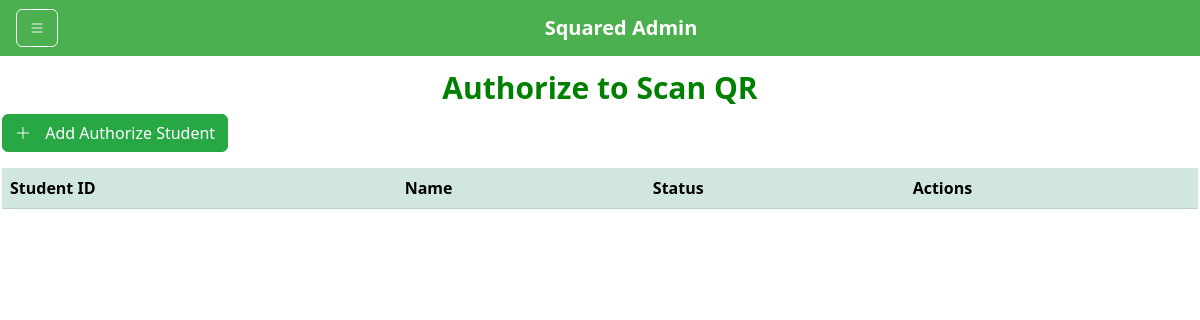
Page /admin/scanner.php on the earlier database version.
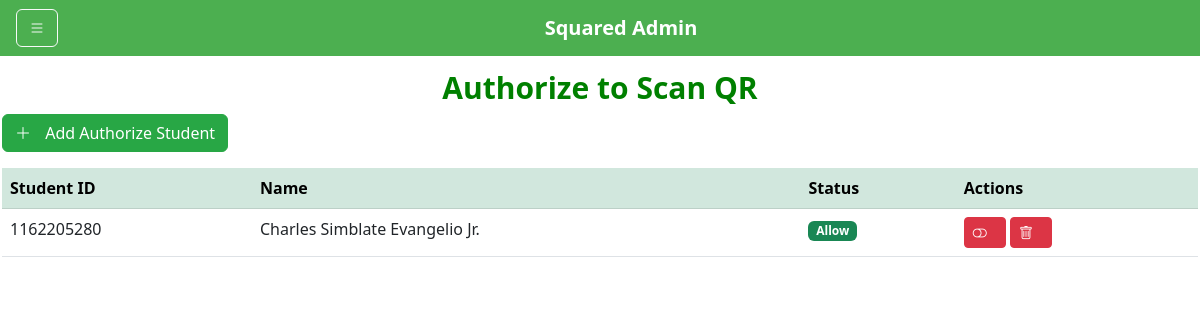
Same page on the later database version.
### tables this page shows
CREATE TABLE `event_scanners` (
  `id` int(11) NOT NULL,
  `student_id` varchar(15) NOT NULL,
  `status` enum('Allow','Deny') NOT NULL DEFAULT 'Allow'
);

CREATE TABLE `students` (
  `student_id` varchar(15) NOT NULL,
  `first_name` varchar(50) NOT NULL,
  `middle_name` varchar(50) DEFAULT NULL,
  `last_name` varchar(50) NOT NULL,
  `suffix` varchar(10) DEFAULT NULL,
  `sex` enum('Male','Female') NOT NULL,
  `avatar` enum('JOY','SEVI','SAMANTHA','ZEKE') NOT NULL,
  `program` varchar(10) NOT NULL,
  `course` varchar(100) NOT NULL,
  `email` varchar(100) NOT NULL,
  `password_hash` varchar(255) NOT NULL,
  `created_at` timestamp NOT NULL DEFAULT current_timestamp(),
  `qr_code` varchar(255) NOT NULL
);

### admin/scanner.php (the view, shortened to what this page needs)
<?php
require 'php/config.php';
$query = "SELECT es.id, es.student_id,
                 s.first_name,
                 s.middle_name,
                 s.last_name,
                 s.suffix,
                 es.status
          FROM event_scanners es
          JOIN students s ON es.student_id = s.student_id
          ORDER BY es.status DESC, s.last_name ASC";
$result = $conn->query($query);
?>
<!DOCTYPE html>
<html lang="en">
<head>
    <link href="https://cdn.jsdelivr.net/npm/bootstrap@5.3.0/dist/css/bootstrap.min.css" rel="stylesheet">
    <link rel="stylesheet" href="https://cdn.jsdelivr.net/npm/bootstrap-icons/font/bootstrap-icons.css">
    <link rel="stylesheet" href="css/navbar.css">
</head>
<body>
    <nav class="navbar navbar-dark px-3">
        <button class="btn btn-outline-light" id="sidebarToggle"><i class=" bi-list"></i></button>
        <span class="navbar-brand">Squared Admin</span>
    </nav>
    <div id="content">
        <h2 class="tt">Authorize to Scan QR</h2>
        <div class="mb-3">
            <button class="btn btn-primary" data-bs-toggle="modal" data-bs-target="#addScanner">
                <i class="bi bi-plus-lg"></i> Add Authorize Student</button>
        </div>
        <table class="table">
        <thead class="table-success table-striped">
                <tr>
                    <th>Student ID</th>
                    <th>Name</th>
                    <th>Status</th>
                    <th>Actions</th>
                </tr>
            </thead>
            <tbody>
                <?php while ($row = $result->fetch_assoc()): ?>
                <tr>
                    <td>
                        <?php echo htmlspecialchars($row['student_id']); ?>
                    </td>
                    <td>
                        <?php
        $full_name = $row['first_name'];
        if (!empty($row['middle_name'])) {
            $full_name .= ' ' . $row['middle_name'];
        }
        $full_name .= ' ' . $row['last_name'];
        if (!empty($row['suffix'])) {
            $full_name .= ' ' . $row['suffix'];
        }
        echo htmlspecialchars($full_name);
    ?>
                    </td>
                    <td>
                        <span class="badge <?php echo ($row['status'] == 'Allow') ? 'bg-success' : 'bg-danger'; ?>">
                            <?php echo htmlspecialchars($row['status']); ?>
                        </span>
                    </td>
                    <td>
                        <form action="php/scannerstatus.php" method="POST" style="display:inline;">
                            <button type="submit"
                                class="btn btn-<?php echo ($row['status'] == 'Allow') ? 'danger' : 'success'; ?> btn-sm">
                                <i class="bi bi-toggle-<?php echo ($row['status'] == 'Allow') ? 'off' : 'on'; ?>"></i>
                            </button>
                        </form>
                        <button class="btn btn-danger btn-sm" data-bs-toggle="modal"
                            data-bs-target="#deleteScannerModal<?php echo $row['id']; ?>">
                            <i class="bi bi-trash"></i>
                        </button>
                    </td>
                </tr>
                <?php endwhile; ?>
            </tbody>
        </table>
    </div>
</body>
</html>

### admin/css/navbar.css (style rules this page uses)
body { display: block; }
#content { flex-grow: 1; padding: 70px 2px 0px; margin-left: 200px; transition: all .30s ease-in-out; }
#content.expanded { margin-left: 0; }
.navbar { background: #4caf50; position: fixed; top: 0; width: 100%; z-index: 1000; display: flex; justify-content: center; align-items: center; }
.navbar-brand { font-weight: bold; margin: 0 auto; }
.bi { margin-right: 10px; text-align: center; }
.tt { font-weight: bold; font-size: 30px; color: green; text-align: center; }

### admin/scanner.php (style rules this page uses)
.btn-primary { background-color: #28a745; border-color: #28a745; }

Differences in the rows shown:
added event_scanners: student "1162205280", student.suffix "Charles Simblate Evangelio Jr.", status "Allow"
